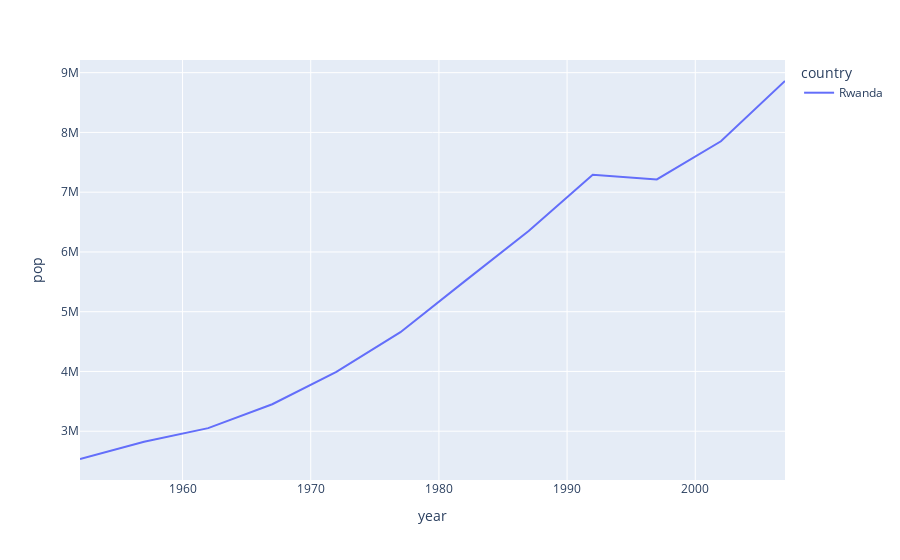

The cell this chart's notebook holds for it:
### Code cell
fig=px.line(df,x="year",y="pop",color="country")
fig.show()

### Figure 1 — Plotly figure (JSON) as saved in the notebook; plotly's stock layout.template omitted (floating-point values rounded to 4 significant figures)
{"data": [{"hovertemplate": "country=Rwanda<br>year=%{x}<br>pop=%{y}<extra></extra>", "legendgroup": "Rwanda", "line": {"color": "#636efa", "dash": "solid"}, "marker": {"symbol": "circle"}, "mode": "lines", "name": "Rwanda", "orientation": "v", "showlegend": true, "type": "scatter", "x": [1952, 1957, 1962, 1967, 1972, 1977, 1982, 1987, 1992, 1997, 2002, 2007], "xaxis": "x", "y": [2534927, 2822082, 3051242, 3451079, 3992121, 4657072, 5507565, 6349365, 7290203, 7212583, 7852401, 8860588], "yaxis": "y"}], "layout": {"legend": {"title": {"text": "country"}, "tracegroupgap": 0}, "margin": {"t": 60}, "xaxis": {"anchor": "y", "domain": [0, 1], "title": {"text": "year"}}, "yaxis": {"anchor": "x", "domain": [0, 1], "title": {"text": "pop"}}}}
